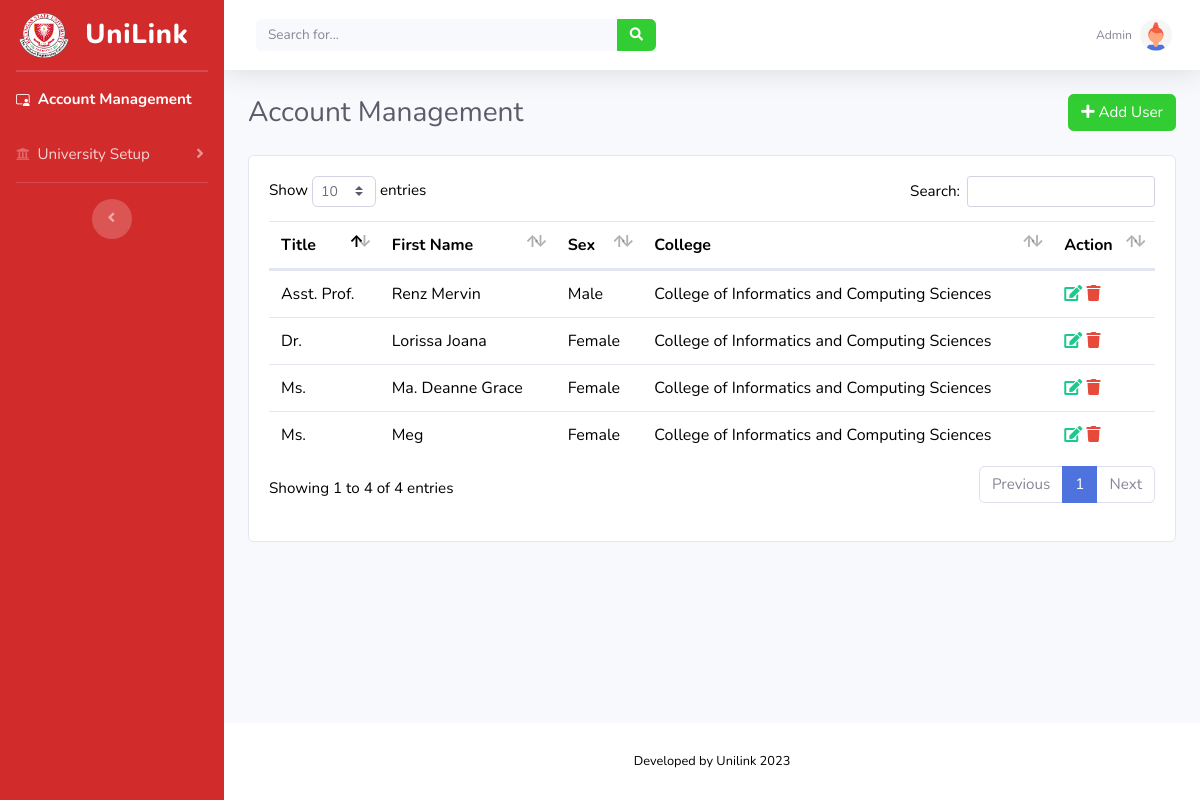
The page /ADMIN/main_user_management.php (signed in) on the database as committed earlier.
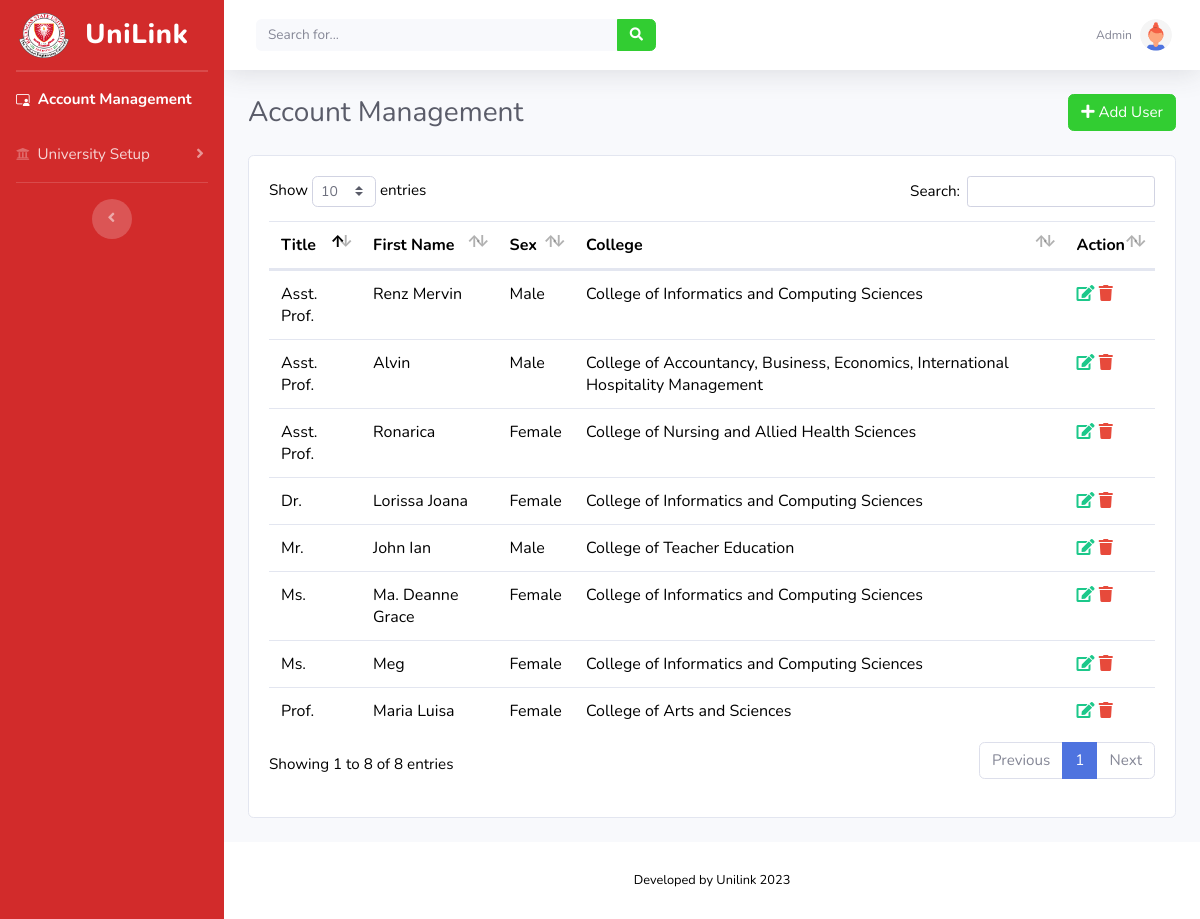
The same page on the database as committed later.
### tables this page shows
CREATE TABLE `users` (
  `id` int(11) NOT NULL,
  `title` varchar(100) NOT NULL,
  `first_name` varchar(100) NOT NULL,
  `mid_name` varchar(100) NOT NULL,
  `last_name` varchar(100) NOT NULL,
  `sex` varchar(25) NOT NULL,
  `email` varchar(100) NOT NULL,
  `campus` varchar(255) NOT NULL,
  `college` varchar(255) NOT NULL,
  `pass` varchar(255) NOT NULL,
  `privelege` varchar(25) NOT NULL
);

### ADMIN/main_user_management.php (the view, shortened to what this page needs)
<?php
  include 'includes/db.php';
?>
<html lang="en">
  <head>
    <link href="vendor/fontawesome-free/css/all.min.css" rel="stylesheet" type="text/css">
    <link rel="stylesheet" href="https://cdn.jsdelivr.net/npm/bootstrap-icons@1.11.0/font/bootstrap-icons.css">
    <link href="css/sb-admin-2.min.css" rel="stylesheet">
    <link href="vendor/datatables/dataTables.bootstrap4.min.css" rel="stylesheet">
      </head>
  <body id="page-top">
    <div id="wrapper">
      <ul class="navbar-nav bg-gradient-primary sidebar sidebar-dark accordion" id="accordionSidebar">
        <a class="sidebar-brand d-flex align-items-center justify-content-center" href="index.php">
          <img src="../imgs/BSU.png" width="50" height="45">
          <div class="sidebar-brand-text mx-3">UniLink</div>
        </a>
        <hr class="sidebar-divider my-0">
        <hr class="sidebar-divider my-0">
        <li class="nav-item active">
          <a class="nav-link" href="main_user_management.php">
            <i class="bi bi-person-video3"></i>
            <span>Account Management</span>
          </a>
        </li>
        <li class="nav-item">
          <a class="nav-link collapsed" href="#" data-toggle="collapse" data-target="#collapseTwo" aria-expanded="true" aria-controls="collapseTwo">
            <i class="fas fa-university"></i>
            <span>University Setup</span>
          </a>
        </li>
        <hr class="sidebar-divider">
        <div class="text-center d-none d-md-inline">
          <button class="rounded-circle border-0" id="sidebarToggle"></button>
        </div>
      </ul>
      <div id="content-wrapper" class="d-flex flex-column">
        <div id="content">
          <nav class="navbar navbar-expand navbar-light bg-white topbar mb-4 static-top shadow">
            <form class="d-none d-sm-inline-block form-inline mr-auto ml-md-3 my-2 my-md-0 mw-100 navbar-search">
              <div class="input-group">
                <input type="text" class="form-control bg-light border-0 small" placeholder="Search for..." aria-label="Search" aria-describedby="basic-addon2">
                <div class="input-group-append">
                  <button class="btn btn-primary" type="button">
                    <i class="fas fa-search fa-sm"></i>
                  </button>
                </div>
              </div>
            </form>
            <ul class="navbar-nav ml-auto">
              <li class="nav-item dropdown no-arrow">
                <a class="nav-link dropdown-toggle" href="#" id="userDropdown" role="button" data-toggle="dropdown" aria-haspopup="true" aria-expanded="false">
                  <span class="mr-2 d-none d-lg-inline text-gray-600 small">Admin</span>
                  <img class="img-profile rounded-circle" src="imgs/undraw_profile_3.svg">
                </a>
              </li>
            </ul>
          </nav>
          <div class="container-fluid">
             <div class="d-flex justify-content-between align-items-center mb-4">
                        <h3 class="h3 mb-0 text-gray-800">Account Management</h3>
                        <div class="d-flex">
                            <a class="btn btn-primary rounded-fill" href="user_management.php" role="button">
                                <i class="fas fa-plus"></i> Add User
                            </a>
                        </div>
                    </div>
              <div class="card">
                <div class="card-body">
                  <div class="table">
                  <table id="managementTable" class="table display" data-ordering="true" data-paging="true" data-searching="true">
                    <thead>
                      <tr>
                      <th>Title</th>
                      <th>First Name</th>
                      <th>Sex</th>
                      <th>College</th>
                      <th>Action</th>
                      </tr>
                    </thead>
                      <tbody>
                            <?php
                              $sql = "SELECT * FROM `users`";
                              $result = $conn->query($sql);
                              while($row = $result->fetch_assoc()) {
                            ?>
                              <tr>
                                <td><?=$row['title']?></td>
                                <td><?=$row['first_name']?></td>
                                <td><?=$row['sex']?></td>
                                <td><?= $row['college'] ?></td>
                                <td>
                                <a href="user_edit.php?id=<?=$row['id']?>"class="editUser">
                                  <i class='fas fa-edit text-success'></i>
                                </a>
                                <a href="main_user_management.php?delete=<?= $row['id'] ?>" onClick="return confirm('Are you sure you want to delete?')" name="deluser">
                                  <i class="fas fa-trash text-danger"></i>
                                </a>
                              </td>
                              </tr>
                            <?php
                              }
                            ?>
                          </tbody>
                        </table>
                      </div>
                      </div>
                    </div>
            <div class="row">
            </div>
          </div>
        </div>
        <footer class="sticky-footer bg-white">
          <div class="container my-auto">
            <div class="copyright text-center my-auto">
              <span>Developed by Unilink 2023</span>
            </div>
          </div>
        </footer>
  </body>
</html>

Rows that differ between the two databases and show on the page:
added users: title "Asst. Prof.", first_name "Alvin", sex "Male", college "College of Accountancy, Business, Economics, International Hospitality Management"
added users: title "Mr.", first_name "John Ian", sex "Male", college "College of Teacher Education"
added users: title "Prof.", first_name "Maria Luisa", sex "Female", college "College of Arts and Sciences"
added users: title "Asst. Prof.", first_name "Ronarica", sex "Female", college "College of Nursing and Allied Health Sciences"
Other text that changed with them:
text written by a page script: "Show entries Search: Showing 1 to 4 of 4 entries Previous 1 Next" → "Show entries Search: Showing 1 to 8 of 8 entries Previous 1 Next"
